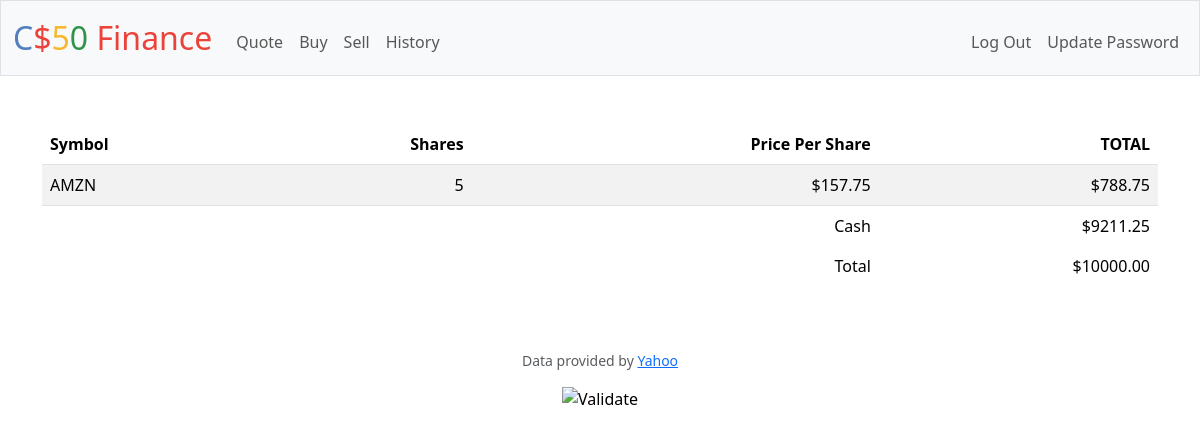
The page / (signed in) on the database as committed earlier.
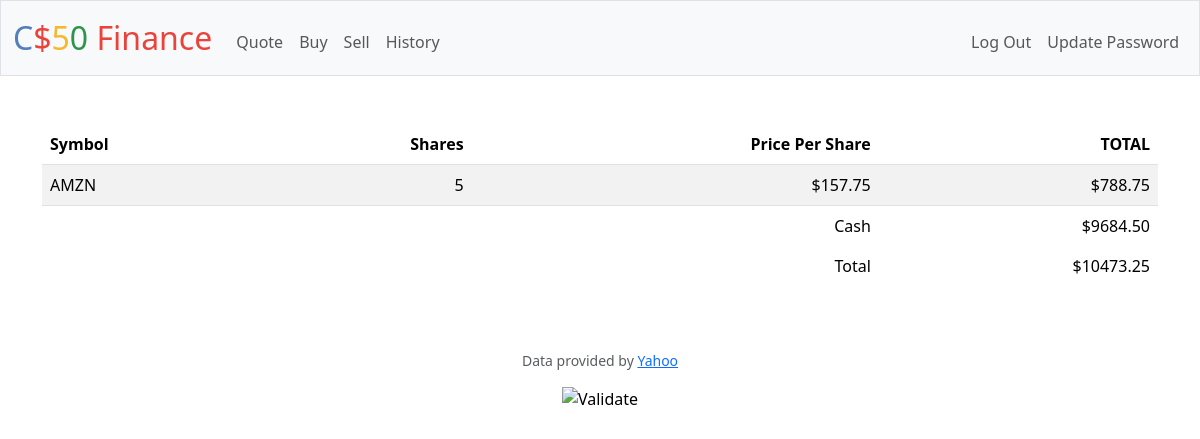
The same page on the database as committed later.
### tables this page shows
CREATE TABLE 'portfolio' ('id' INTEGER NOT NULL, username TEXT NOT NULL, symbol TEXT NOT NULL,'amount' INTEGER NOT NULL,'UserId' INTEGER NOT NULL, 'price_per_share' INTEGER NOT NULL DEFAULT 0, PRIMARY KEY (id), FOREIGN KEY(UserId) REFERENCES users(id));

CREATE TABLE users (id INTEGER PRIMARY KEY AUTOINCREMENT NOT NULL, username TEXT NOT NULL, hash TEXT NOT NULL, cash NUMERIC NOT NULL DEFAULT 10000.00);

### app.py (the view)
@app.route("/")
@login_required
def index():
    try:
            cash = db.execute("SELECT cash FROM users WHERE id = ?", session["user_id"])
            portfolio = db.execute("SELECT * FROM portfolio WHERE UserId = ?", session["user_id"])
    except:
        return apology("Account does not exist.", 400)
    return render_template("portfolio.html", results=portfolio, balance=cash)

### app.py (called while the page is built)
@app.after_request
def after_request(response):
    response.headers["Cache-Control"] = "no-cache, no-store, must-revalidate"
    response.headers["Expires"] = 0
    response.headers["Pragma"] = "no-cache"
    return response

### helpers.py (called while the page is built)
def login_required(f):
    @wraps(f)
    def decorated_function(*args, **kwargs):
        if session.get("user_id") is None:
            return redirect("/login")
        return f(*args, **kwargs)
    return decorated_function

### templates/portfolio.html (shortened to what this page needs)
{% extends "layout.html" %}
{% block main %}
    {% for result in results %}
        <table class="table table-striped">
          <thead>
            <tr>
              <th class="text-start">Symbol</th>
              <th class="text-end">Shares</th>
              <th class="text-end">Price Per Share</th>
              <th class="text-end">TOTAL</th>
            </tr>
          </thead>
          <tbody>
            <tr>
              <td class="text-start">{{ result.symbol }}</td>
              <td class="text-end">{{ result.amount }}</td>
              <td class="text-end">{{ "$%.2f"|format(result.price_per_share) }}</td>
              <td class="text-end">{{ "$%.2f"|format(result.price_per_share * result.amount) }}</td>
            </tr>
          </tbody>
          <tfoot>
            <tr align="right">
              <td class="border-0"></td>
              <td class="border-0"></td>
              <td class="text-end border-0">Cash</td>
              <td class="text-end border-0">{{ "$%.2f"|format(balance[0].cash) }}</td>
            </tr>
            <tr align="right">
              <td class="border-0"></td>
              <td class="border-0"></td>
              <td class="text-end border-0">
                Total
              </td>
              <td class="text-end border-0">
                {% if results %}
                  {{ "$%.2f"|format((results[0].price_per_share * results[0].amount) + balance[0].cash) }}
                {% endif %}
              </td>
            </tr>
          </tfoot>
        </table>
    {% endfor %}
{% endblock %}

### templates/layout.html (shortened to what this page needs)
<!DOCTYPE html>
<html lang="en">
    <head>
        <link href="https://cdn.jsdelivr.net/npm/bootstrap@5.3.2/dist/css/bootstrap.min.css" rel="stylesheet">
        <link href="/static/styles.css" rel="stylesheet">
    </head>
    <body>
        <nav class="bg-light border navbar navbar-expand-md navbar-light">
            <div class="container-fluid">
                <a class="navbar-brand" href="/"><span class="blue">C</span><span class="red">$</span><span class="yellow">5</span><span class="green">0</span> <span class="red">Finance</span></a>
                <div class="collapse navbar-collapse" id="navbar">
                    {% if session["user_id"] %}
                        <ul class="navbar-nav me-auto mt-2">
                            <li class="nav-item"><a class="nav-link" href="/quote">Quote</a></li>
                            <li class="nav-item"><a class="nav-link" href="/buy">Buy</a></li>
                            <li class="nav-item"><a class="nav-link" href="/sell">Sell</a></li>
                            <li class="nav-item"><a class="nav-link" href="/history">History</a></li>
                        </ul>
                        <ul class="navbar-nav ms-auto mt-2">
                            <li class="nav-item"><a class="nav-link" href="/logout">Log Out</a></li>
                            <li class="nav-item"><a class="nav-link" href="/update">Update Password</a></li>
                        </ul>
                    {% else %}
                        <ul class="navbar-nav ms-auto mt-2">
                            <li class="nav-item"><a class="nav-link" href="/register">Register</a></li>
                            <li class="nav-item"><a class="nav-link" href="/login">Log In</a></li>
                        </ul>
                    {% endif %}
                </div>
            </div>
        </nav>
        <main class="container py-5 text-center">
            {% block main %}{% endblock %}
        </main>
        <footer class="mb-5">
            <p class="mb-3 small text-center text-muted">
                Data provided by <a href="https://finance.yahoo.com/">Yahoo</a>
            </p>
            <form action="https://validator.w3.org/check" class="text-center" enctype="multipart/form-data" method="post" target="_blank">
                <input alt="Validate" src="/static/I_heart_validator.png" type="image">
            </form>
        </footer>
    </body>
</html>

### static/styles.css (style rules this page uses)
nav .navbar-brand { font-size: xx-large; }
nav .navbar-brand .blue { color: #537fbe; }
nav .navbar-brand .red { color: #ea433b; }
nav .navbar-brand .yellow { color: #f5b82e; }
nav .navbar-brand .green { color: #2e944b; }

Rows that differ between the two databases and show on the page:
changed through a linked row, portfolio "AMZN": price_per_share+amount "$10000.00" → "$10473.25"
changed users: cash "$9211.25" → "$9684.50"
